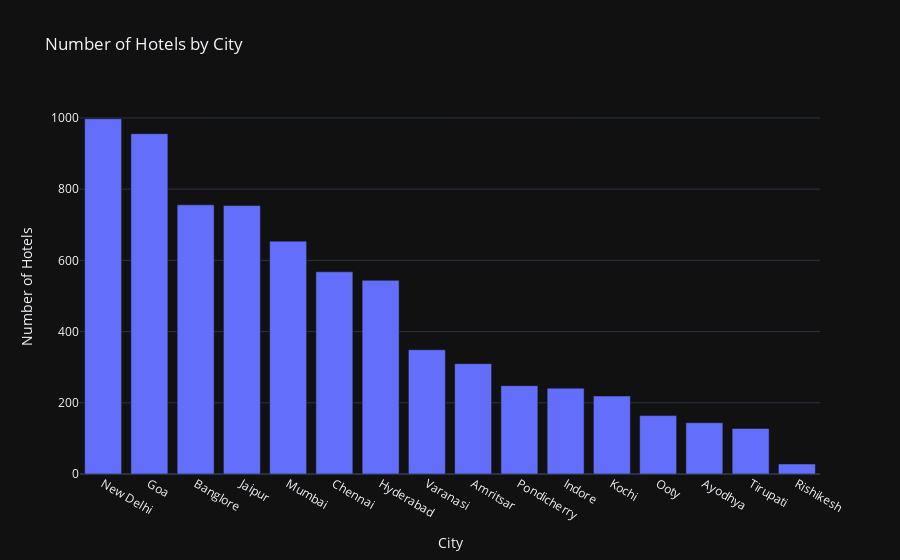

The code cell stored with this chart in its notebook:
### Markdown cell above
<a id = '1.0'></a>
<p style = "font-size : 35px; color : #34656d ; font-family : 'Comic Sans MS'; text-align : center; background-color : #03fcfc; border-radius: 5px 5px;"><strong>Univariate Analysis</strong></p>

### Code cell
import plotly.express as px
from plotly.offline import plot
city_counts = df['City'].value_counts().reset_index()
city_counts.columns = ['City', 'Hotel_Count']

fig = px.bar(
    city_counts,
    x='City',
    y='Hotel_Count',
    title='Number of Hotels by City',
    labels={'City': 'City', 'Hotel_Count': 'Number of Hotels'},
    template='plotly_dark'
)

fig.update_layout(
    xaxis_title="City",
    yaxis_title="Number of Hotels",
)


fig.show()

### Figure 1 — Plotly figure (JSON) as saved in the notebook; plotly's stock layout.template omitted (floating-point values rounded to 4 significant figures)
{"data": [{"alignmentgroup": "True", "hovertemplate": "City=%{x}<br>Number of Hotels=%{y}<extra></extra>", "legendgroup": "", "marker": {"color": "#636efa", "pattern": {"shape": ""}}, "name": "", "offsetgroup": "", "orientation": "v", "showlegend": false, "textposition": "auto", "type": "bar", "x": ["New Delhi", "Goa", "Banglore", "Jaipur", "Mumbai", "Chennai", "Hyderabad", "Varanasi", "Amritsar", "Pondicherry", "Indore", "Kochi", "Ooty", "Ayodhya", "Tirupati", "Rishikesh"], "xaxis": "x", "y": [998, 956, 756, 754, 654, 568, 544, 349, 310, 248, 241, 219, 164, 144, 128, 28], "yaxis": "y"}], "layout": {"autosize": true, "barmode": "relative", "legend": {"tracegroupgap": 0}, "title": {"text": "Number of Hotels by City"}, "xaxis": {"anchor": "y", "autorange": true, "domain": [0, 1], "range": [-0.5, 15.5], "title": {"text": "City"}, "type": "category"}, "yaxis": {"anchor": "x", "autorange": true, "domain": [0, 1], "range": [0, 1051.0], "title": {"text": "Number of Hotels"}, "type": "linear"}}}
